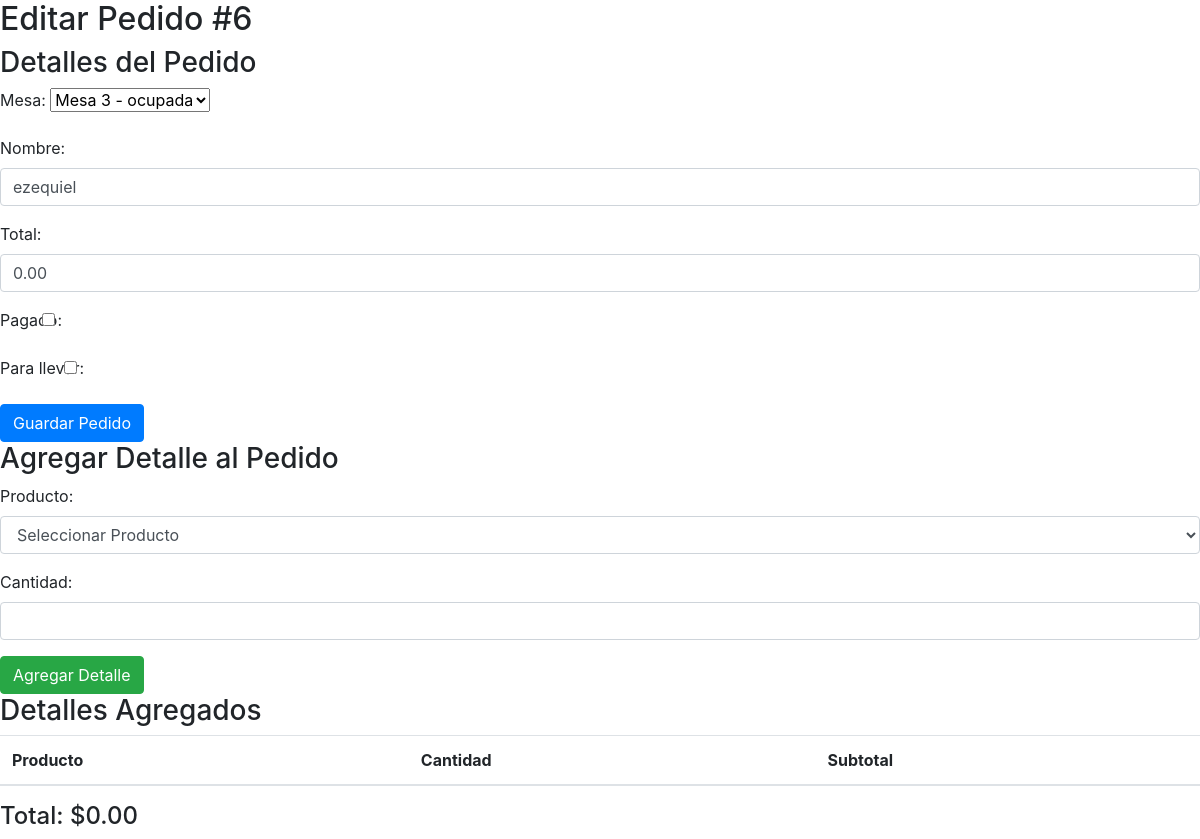
The app's page /editar/6/, older data.
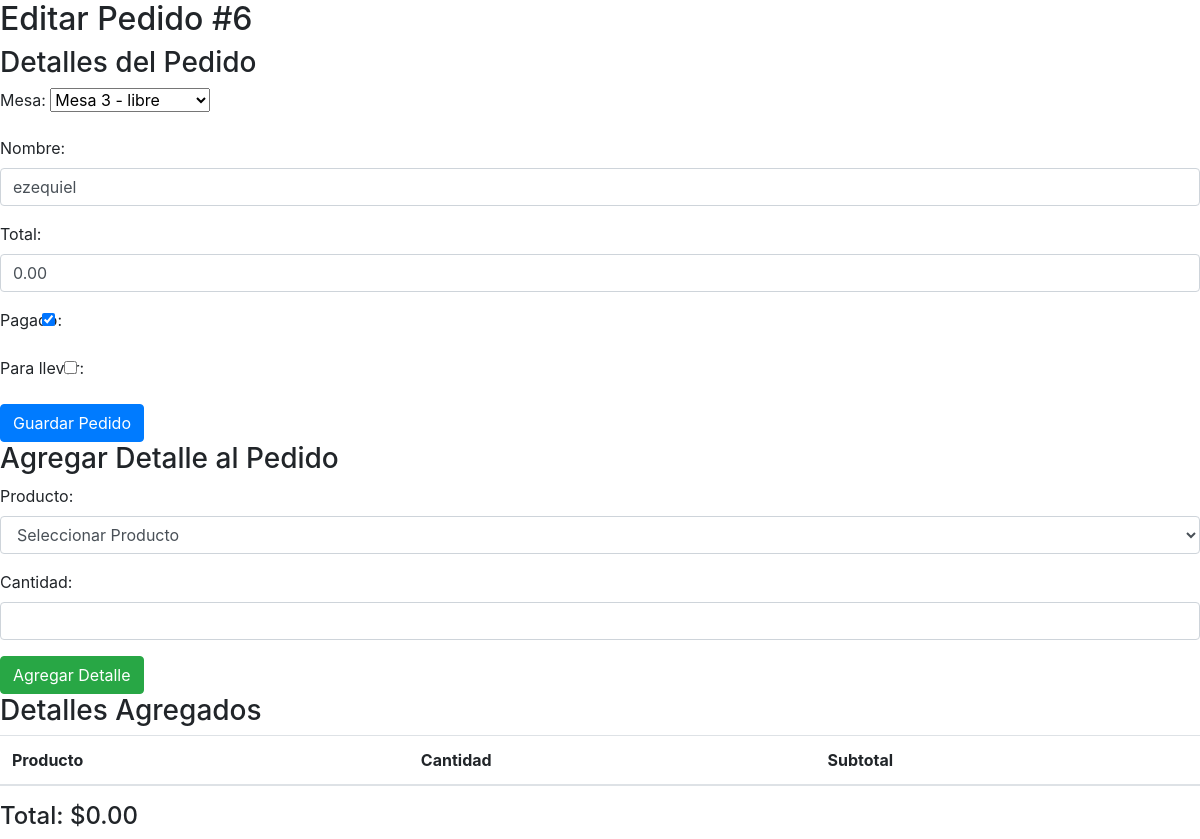
The same page, newer data.
### Parrilla/models.py (models this page shows, shortened)
class Pedido(models.Model):
    mesa = models.ForeignKey('Mesa', on_delete=models.CASCADE, blank=True, null=True)
    nombre = models.CharField(max_length=100, blank=True, null=True)
    fecha = models.DateTimeField(auto_now_add=True)
    total = models.DecimalField(max_digits=10, decimal_places=2, default=0)
    pagado = models.BooleanField(default=False)
    para_llevar = models.BooleanField(default=False)

### Parrilla/views.py (the view)
# urls.py: path('editar/<int:pk>/', views.editar_pedido, name='editar_pedido'),
def editar_pedido(request, pk):
    pedido = get_object_or_404(Pedido, pk=pk)
    if request.method == 'POST' and 'editar_pedido' in request.POST:
        pedido_form = PedidoForm(request.POST, instance=pedido)
        if pedido_form.is_valid():
            pedido_form.save()
            pedido.calcular_total()  # Calcular el total después de editar
            return redirect('detalle_pedido', pedido_id=pedido.id)
    else:
        pedido_form = PedidoForm(instance=pedido)
    if request.method == 'POST' and 'agregar_detalle' in request.POST:
        detalle_form = DetallePedidoForm(request.POST)
        if detalle_form.is_valid():
            detalle = detalle_form.save(commit=False)
            detalle.pedido = pedido  # Asociar el detalle con el pedido
            detalle.calcular_subtotal()  # Calcular el subtotal del detalle
            detalle.save()
            pedido.calcular_total()  # Recalcular el total después de agregar el detalle
            return redirect('editar_pedido', pk=pedido.id)
    else:
        detalle_form = DetallePedidoForm()
    detalles_pedido = pedido.detallepedido_set.all()  # Obtener los detalles del pedido
    return render(request, 'Parrilla/editar_pedido.html', {
        'pedido_form': pedido_form,
        'detalle_form': detalle_form,
        'detalles_pedido': detalles_pedido,
        'pedido': pedido,
    })

### Parrilla/forms.py
class PedidoForm(forms.ModelForm):
    class Meta:
        model = Pedido
        fields = ['mesa', 'nombre', 'total', 'pagado', 'para_llevar']
        widgets = {
            'mesa': forms.Select(),
            'nombre': forms.TextInput(attrs={'class': 'form-control'}),
            'total': forms.NumberInput(attrs={'class': 'form-control'}),
            'pagado': forms.CheckboxInput(attrs={'class': 'form-check-input'}),
            'para_llevar': forms.CheckboxInput(attrs={'class': 'form-check-input'}),
        }

class DetallePedidoForm(forms.ModelForm):
    class Meta:
        model = DetallePedido
        fields = ['producto', 'cantidad']
    producto = forms.ModelChoiceField(queryset=Producto.objects.all(), empty_label="Seleccionar Producto", widget=forms.Select(attrs={'class': 'form-control'}))
    cantidad = forms.IntegerField(min_value=1, widget=forms.NumberInput(attrs={'class': 'form-control'}))

### Parrilla/models.py (called while the page is built)
    def __str__(self):
        return self.nombre

    def __str__(self):
        return (f'Mesa {self.numero} - {self.estado}')

### Parrilla/templates/Parrilla/editar_pedido.html (shortened to what this page needs)
{% extends 'Parrilla/base_generic.html' %}
{% block content %}
    <h2>Editar Pedido #{{ pedido.id }}</h2>
    <h3>Detalles del Pedido</h3>
    <form method="post">
        {{ pedido_form.as_p }}
        <button type="submit" name="editar_pedido" class="btn btn-primary">Guardar Pedido</button>
    </form>
    <h3>Agregar Detalle al Pedido</h3>
    <form method="post">
        {{ detalle_form.as_p }}
        <button type="submit" name="agregar_detalle" class="btn btn-success">Agregar Detalle</button>
    </form>
    <h3>Detalles Agregados</h3>
    <table class="table">
        <thead>
            <tr>
                <th>Producto</th>
                <th>Cantidad</th>
                <th>Subtotal</th>
            </tr>
        </thead>
    </table>
    <h4>Total: ${{ pedido.total }}</h4>
{% endblock %}

Row changes from the older to the newer data that the page shows:
changed Pedido "ezequiel": mesa "Mesa 3 - ocupada" → "Mesa 3 - libre"; pagado "☐" → "☑"
